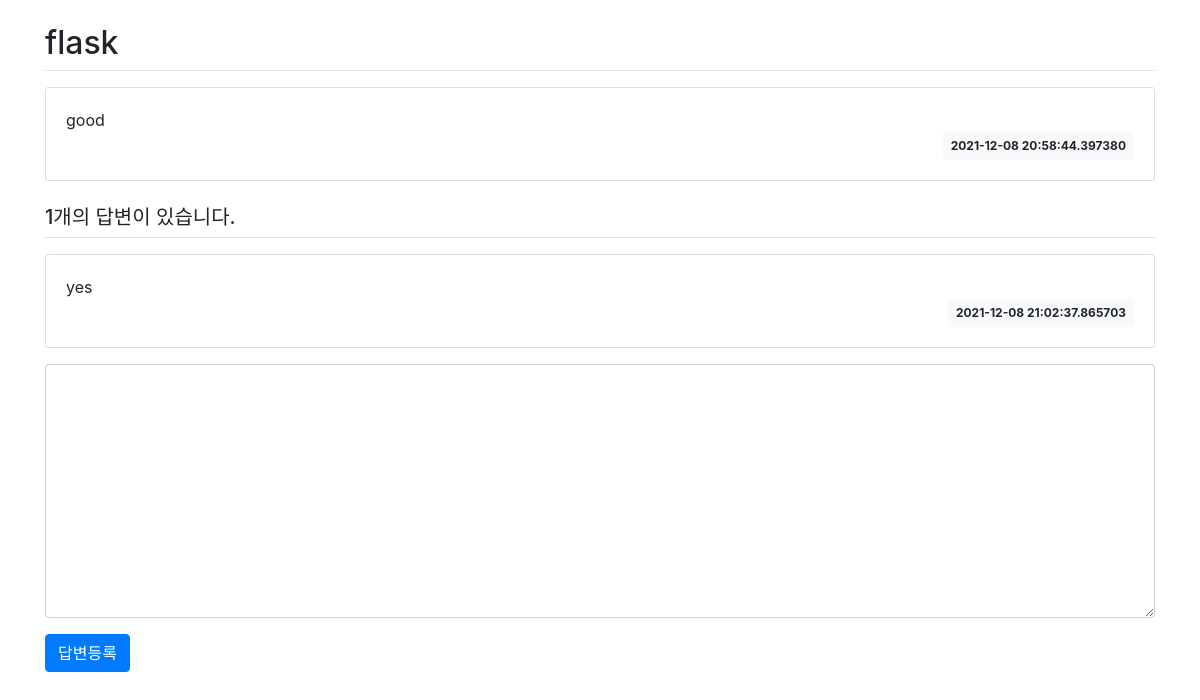
Before: /question/detail/2/ with the older database file.
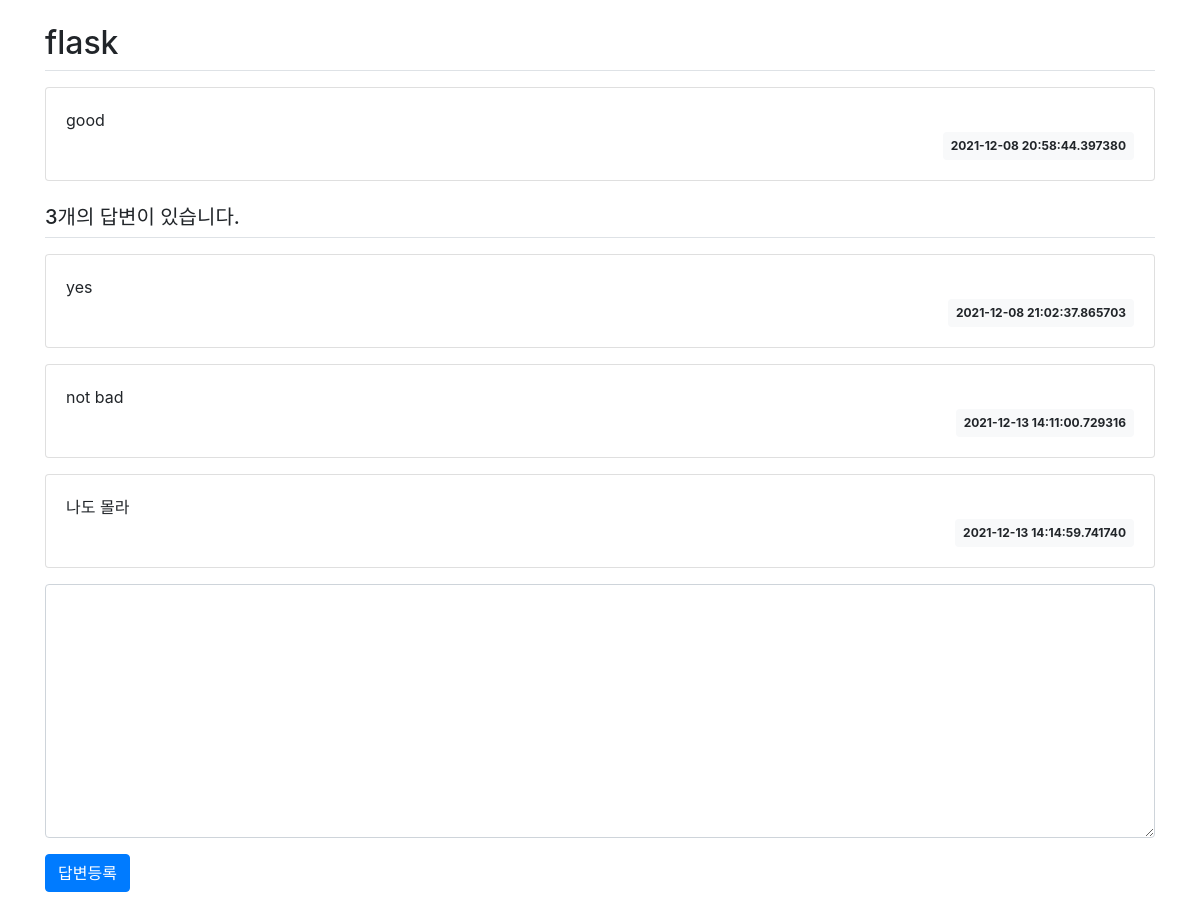
After: the same page with the newer database file.
### pybo/models.py (models this page shows)
class Question(db.Model):
    id = db.Column(db.Integer, primary_key=True)
    subject = db.Column(db.String(200), nullable=False)
    content = db.Column(db.Text(), nullable=False)
    create_date = db.Column(db.DateTime(), nullable=False)

class Answer(db.Model):
    id = db.Column(db.Integer, primary_key=True)
    question_id = db.Column(db.Integer, db.ForeignKey('question.id', ondelete='CASCADE'))
    question = db.relationship('Question', backref=db.backref('answer_set'))
    content = db.Column(db.Text(), nullable=False)
    create_date = db.Column(db.DateTime(), nullable=False)

### pybo/views/question_views.py (the view)
@bp.route('/detail/<int:question_id>/')
def detail(question_id):
    form = AnswerForm()
    question = Question.query.get_or_404(question_id)
    return render_template('question/question_detail.html', question=question, form=form)

### pybo/forms.py
class AnswerForm(FlaskForm):
    content = TextAreaField('내용', validators=[DataRequired('내용은 필수입력 항목입니다.')])

### pybo/templates/question/question_detail.html (shortened to what this page needs)
{% extends 'base.html' %}
{% block content %}
<div class="container my-3">
    <h2 class="border-bottom py-2">{{ question.subject }}</h2>
    <div class="card my-3">
        <div class="card-body">
            <div class="card-text" style="white-space: pre-line;">{{ question.content }}</div>
            <div class="d-flex justify-content-end">
                <div class="badge badge-light p-2">
                    {{ question.create_date }}
                </div>
            </div>
        </div>
    </div>
    <h5 class="border-bottom my-3 py-2">{{ question.answer_set|length }}개의 답변이 있습니다.</h5>
    {% for answer in question.answer_set %}
    <div class="card my-3">
        <div class="card-body">
            <div class="card-text" style="white-space: pre-line;">{{ answer.content }}</div>
            <div class="d-flex justify-content-end">
                <div class="badge badge-light p-2">
                    {{ answer.create_date }}
                </div>
            </div>
        </div>
    </div>
    {% endfor %}
    <form action="{{ url_for('answer.create', question_id=question.id) }}" method="post" class="my-3">
        <div class="form-group">
            <textarea name="content" id="content" class="form-control" rows="10"></textarea>
        </div>
        <input type="submit" value="답변등록" class="btn btn-primary">
    </form>
</div>
{% endblock %}

### pybo/templates/base.html (shortened to what this page needs)
<!doctype html>
<html lang="ko">
<head>
    <link rel="stylesheet" href="{{ url_for('static', filename='bootstrap.min.css') }}">
    <link rel="stylesheet" href="{{ url_for('static', filename='style.css') }}">
</head>
<body>
{% block content %}
{% endblock %}
</body>
</html>

Changed rows visible on the page:
added Answer: content "not bad", create_date "2021-12-13 14:11:00.729316"
added Answer: content "나도 몰라", create_date "2021-12-13 14:14:59.741740"
Other visible differences:
{{ question.answer_set|length }}: "1" → "3"
